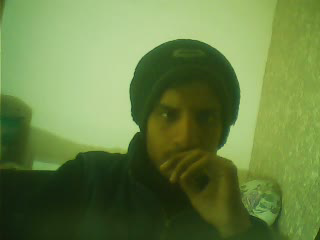
#> input picture frame 5 of Python_with_Ammar Sir/11_Open_CV/Resources/Cam_video.avi, 320 x 240 px, given in place of Video.mp4, which was not available
$ python 08-Chapter_8.py
#> lines starting #> are read from the running program, lines starting #| are printed output that depends on the picture
# Converting a video into gray/black video and saving
import cv2 as cv

cap = cv.VideoCapture("Resources/Video.mp4")

#writing format , codec(Convert something) , video writer object and file output
frame_width = int(cap.get(3))
frame_height = int(cap.get(4))
out = cv.VideoWriter("Resources/Out_video.avi" , cv.VideoWriter_fourcc('M' , 'J' , 'P' , 'G') , 10 , (frame_width , frame_height) , isColor=False)

while (True) :

    (ret , frame) = cap.read()
#> frame is the input picture: shape (240, 320, 3); mean B, G, R 68.5, 129.7, 104.3
    gray_frame = cv.cvtColor(frame , cv.COLOR_BGR2GRAY) # Converting into grey
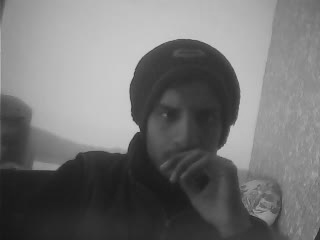
#> gray_frame: shape (240, 320); min 22, max 207, mean 115.1
    # To show video
    if ret==True:
        out.write(gray_frame)
        cv.imshow("Video" , gray_frame)
        # To quit video with q
        if cv.waitKey(1) & 0xFF == ord('q') :
#> (key q is pressed here)
            break
    else:
        break

cap.release()
out.release()
cv.destroyAllWindows()

$ run again, starting later in the video
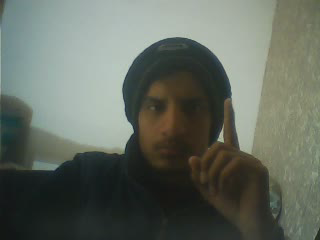
#> input picture frame 22 of Python_with_Ammar Sir/11_Open_CV/Resources/Cam_video.avi, 320 x 240 px, given in place of Video.mp4, which was not available
#> frame is the input picture: shape (240, 320, 3); mean B, G, R 95.7, 105.8, 98.8
#> `gray_frame = cv.cvtColor(frame , cv.COLOR_BGR2GRAY)`:
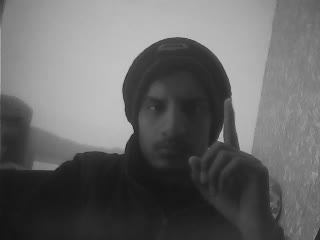
#> gray_frame: shape (240, 320); min 20, max 198, mean 102.5

$ run again, starting later in the video
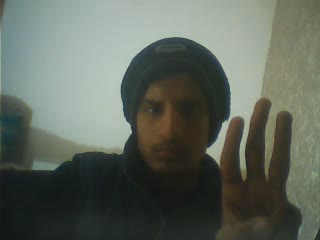
#> input picture frame 40 of Python_with_Ammar Sir/11_Open_CV/Resources/Cam_video.avi, 320 x 240 px, given in place of Video.mp4, which was not available
#> frame is the input picture: shape (240, 320, 3); mean B, G, R 92.5, 102.2, 95.4
#> `gray_frame = cv.cvtColor(frame , cv.COLOR_BGR2GRAY)`:
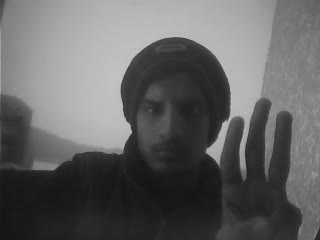
#> gray_frame: shape (240, 320); min 21, max 199, mean 99
